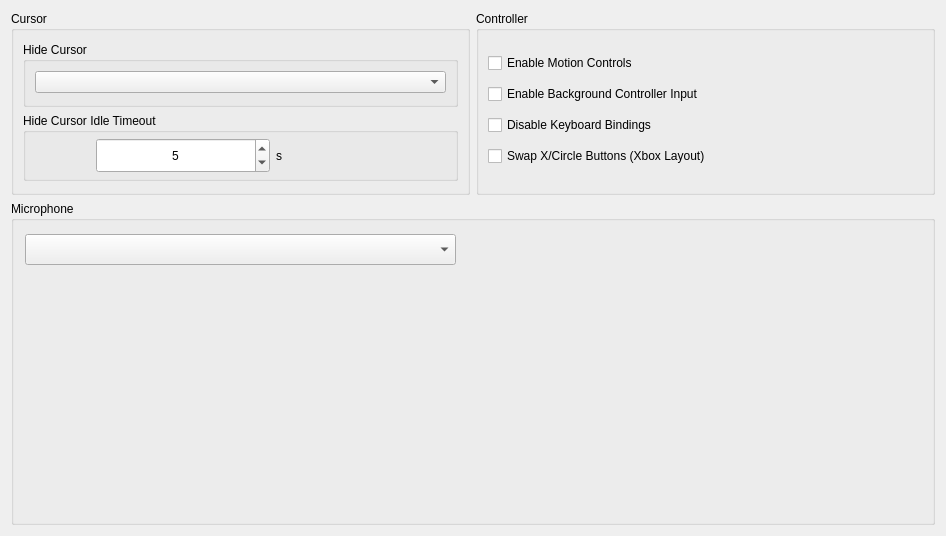
						<widget class="QWidget" name="inputTabContents">
							<property name="geometry">
								<rect>
									<x>0</x>
									<y>0</y>
									<width>946</width>
									<height>536</height>
								</rect>
							</property>
							<layout class="QVBoxLayout" name="inputTabVLayout" stretch="0,0">
								<item>
									<layout class="QHBoxLayout" name="inputTabHLayoutTop" stretch="1,1">
										<item>
											<layout class="QVBoxLayout" name="cursorTabLayoutLeft">
												<property name="spacing">
													<number>6</number>
												</property>
												<property name="bottomMargin">
													<number>0</number>
												</property>
												<item alignment="Qt::AlignmentFlag::AlignTop">
													<widget class="QGroupBox" name="cursorGroupBox">
														<property name="title">
															<string>Cursor</string>
														</property>
														<layout class="QGridLayout" name="gridLayout_2">
															<property name="topMargin">
																<number>11</number>
															</property>
															<property name="bottomMargin">
																<number>11</number>
															</property>
															<item row="0" column="0">
																<widget class="QGroupBox" name="hideCursorGroupBox">
																	<property name="enabled">
																		<bool>true</bool>
																	</property>
																	<property name="sizePolicy">
																		<sizepolicy hsizetype="Preferred" vsizetype="Fixed">
																			<horstretch>0</horstretch>
																			<verstretch>0</verstretch>
																		</sizepolicy>
																	</property>
																	<property name="title">
																		<string>Hide Cursor</string>
																	</property>
																	<layout class="QVBoxLayout" name="hideCursorLayout">
																		<property name="spacing">
																			<number>7</number>
																		</property>
																		<property name="bottomMargin">
																			<number>11</number>
																		</property>
																		<item>
																			<widget class="QComboBox" name="hideCursorComboBox"/>
																		</item>
																	</layout>
																</widget>
															</item>
															<item row="1" column="0">
																<widget class="QGroupBox" name="idleTimeoutGroupBox">
																	<property name="enabled">
																		<bool>true</bool>
																	</property>
																	<property name="sizePolicy">
																		<sizepolicy hsizetype="Preferred" vsizetype="Fixed">
																			<horstretch>0</horstretch>
																			<verstretch>0</verstretch>
																		</sizepolicy>
																	</property>
																	<property name="minimumSize">
																		<size>
																			<width>0</width>
																			<height>0</height>
																		</size>
																	</property>
																	<property name="title">
																		<string>Hide Cursor Idle Timeout</string>
																	</property>
																	<property name="alignment">
																		<set>Qt::AlignmentFlag::AlignLeading|Qt::AlignmentFlag::AlignLeft|Qt::AlignmentFlag::AlignTop</set>
																	</property>
																	<property name="flat">
																		<bool>false</bool>
																	</property>
																	<layout class="QHBoxLayout" name="IdleTimeoutLayout" stretch="0,0">
																		<property name="spacing">
																			<number>6</number>
																		</property>
																		<property name="leftMargin">
																			<number>70</number>
																		</property>
																		<property name="topMargin">
																			<number>5</number>
																		</property>
																		<property name="rightMargin">
																			<number>5</number>
																		</property>
																		<property name="bottomMargin">
																			<number>5</number>
																		</property>
																		<item>
																			<widget class="QSpinBox" name="idleTimeoutSpinBox">
																				<property name="enabled">
																					<bool>true</bool>
																				</property>
																				<property name="sizePolicy">
																					<sizepolicy hsizetype="Minimum" vsizetype="Fixed">
																						<horstretch>0</horstretch>
																						<verstretch>0</verstretch>
																					</sizepolicy>
																				</property>
																				<property name="minimumSize">
																					<size>
																						<width>0</width>
																						<height>35</height>
																					</size>
																				</property>
																				<property name="maximumSize">
																					<size>
																						<width>16777215</width>
																						<height>16777215</height>
																					</size>
																				</property>
																				<property name="layoutDirection">
																					<enum>Qt::LayoutDirection::LeftToRight</enum>
																				</property>
																				<property name="wrapping">
																					<bool>false</bool>
																				</property>
																				<property name="alignment">
																					<set>Qt::AlignmentFlag::AlignCenter</set>
																				</property>
																				<property name="buttonSymbols">
																					<enum>QAbstractSpinBox::ButtonSymbols::UpDownArrows</enum>
																				</property>
																				<property name="suffix">
																					<string notr="true"/>
																				</property>
																				<property name="maximum">
																					<number>3600</number>
																				</property>
																				<property name="value">
																					<number>5</number>
																				</property>
																				<property name="displayIntegerBase">
																					<number>10</number>
																				</property>
																			</widget>
																		</item>
																		<item>
																			<widget class="QLabel" name="idleTimeoutDurationLabel">
																				<property name="text">
																					<string>s</string>
																				</property>
																			</widget>
																		</item>
																	</layout>
																</widget>
															</item>
														</layout>
													</widget>
												</item>
											</layout>
										</item>
										<item>
											<layout class="QVBoxLayout" name="ControllerTabLayoutMiddle">
												<item>
													<widget class="QGroupBox" name="ControllerGroupBox">
														<property name="sizePolicy">
															<sizepolicy hsizetype="MinimumExpanding" vsizetype="Preferred">
																<horstretch>0</horstretch>
																<verstretch>0</verstretch>
															</sizepolicy>
														</property>
														<property name="title">
															<string>Controller</string>
														</property>
														<property name="alignment">
															<set>Qt::AlignmentFlag::AlignLeading|Qt::AlignmentFlag::AlignLeft|Qt::AlignmentFlag::AlignTop</set>
														</property>
														<property name="flat">
															<bool>false</bool>
														</property>
														<layout class="QVBoxLayout" name="ControllerLayout">
															<property name="spacing">
																<number>0</number>
															</property>
															<property name="topMargin">
																<number>11</number>
															</property>
															<property name="bottomMargin">
																<number>11</number>
															</property>
															<item>
																<widget class="QCheckBox" name="motionControlsCheckBox">
																	<property name="sizePolicy">
																		<sizepolicy hsizetype="Minimum" vsizetype="Maximum">
																			<horstretch>0</horstretch>
																			<verstretch>0</verstretch>
																		</sizepolicy>
																	</property>
																	<property name="text">
																		<string>Enable Motion Controls</string>
																	</property>
																</widget>
															</item>
															<item>
																<widget class="QCheckBox" name="backgroundControllerCheckBox">
																	<property name="text">
																		<string>Enable Background Controller Input</string>
																	</property>
																</widget>
															</item>
															<item>
																<widget class="QCheckBox" name="disableKeyboardBindingsCheckBox">
																	<property name="text">
																		<string>Disable Keyboard Bindings</string>
																	</property>
																</widget>
															</item>
															<item>
																<widget class="QCheckBox" name="xCircleButtonSwapCheckBox">
																	<property name="text">
																		<string>Swap X/Circle Buttons (Xbox Layout)</string>
																	</property>
																</widget>
															</item>
														</layout>
													</widget>
												</item>
											</layout>
										</item>
									</layout>
								</item>
								<item>
									<layout class="QHBoxLayout" name="inputTabHLayoutBottom">
										<property name="topMargin">
											<number>0</number>
										</property>

										<item>
											<layout class="QHBoxLayout" name="micTabLayoutLeft">
												<item>
													<widget class="QGroupBox" name="MicGroupBox">
														<property name="title">
															<string>Microphone</string>
														</property>
														<widget class="QComboBox" name="micComboBox">
															<property name="geometry">
																<rect>
																	<x>14</x>
																	<y>33</y>
																	<width>431</width>
																	<height>31</height>
																</rect>
															</property>
														</widget>
													</widget>
												</item>
												<item>
													<spacer name="verticalSpacer_81">
														<property name="orientation">
															<enum>Qt::Orientation::Vertical</enum>
														</property>
														<property name="sizeHint" stdset="0">
															<size>
																<width>0</width>
																<height>40</height>
															</size>
														</property>
													</spacer>
												</item>
											</layout>
										</item>
									</layout>
								</item>
							</layout>
						</widget>
